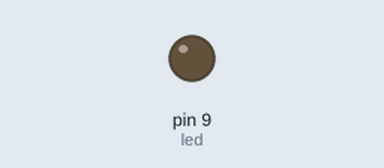
This sketch was run on a simulated Arduino Uno, built with avr-gcc and run on an emulated ATmega328P. On the bench: output pins drawn as LEDs (lit = HIGH).

Above: at 0.15 s.
Timing chart, 0 to 1.6 s (numbered marks = the images above):
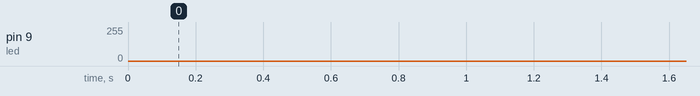

The sketch:

pwm_2_for_loop.ino
```cpp
/*
    LED for PWM

 PWM per un LED: aumentare progressivamente la luminosita'.
 Utilizzo di un ciclo iterativo: for loop

 */

int led     = 9; // Pin per il PWM
int pausa   = 5;

void setup()
{
  pinMode(led, OUTPUT);
}

void loop()
{
  for (int i = 0; i < 255 ; i++) { // Operatore ternario, 3 argomenti:
  /* 1. definizione iteratore
     2. limite iteratore
     3. incremento operatore
     */
    analogWrite(led, i) ;
    delay(pausa);
  }
  // Ora l'inverso
  for (int c = 255; c > 0 ; c--) {  // Domanda: 1. avrei potuto usare come
                                    // variabile di nuovo i ?
    analogWrite(led, c) ;
    delay(pausa);
  }
}

/* Domande:
 1. I due loop sembrano molto simili: e' possibile accorparli?

 .
 .
 .
 .
 .
 .
 .
 .
 .
 .
 .
 .
 .
 .
 .
 .
 .
 .
 .
 .
 - Risposte:
 1. Vedi es. suciessivo.
 */
```
